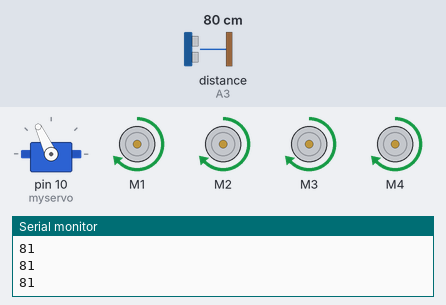
A sketch run on a simulated Arduino Uno, built with avr-gcc and run on an emulated ATmega328P. On the bench: servo, 4 × DC motor (green arrow = forward, orange = backward, longer = faster), the last lines printed to the serial monitor. Inputs (shaded band) come from the test bench; at power-on: distance to the obstacle (sensor on A3) 80 cm. The echo pulse lasts 58.3 µs per cm.

Above: at 3.9 s.
4.0 s: distance to the obstacle (sensor on A3) set to 17 cm
5.5 s: distance to the obstacle (sensor on A3) set to 13 cm
At 8.4 s:
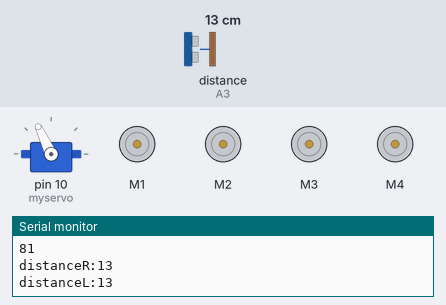
8.5 s: distance to the obstacle (sensor on A3) set to 18 cm
At 9.41 s:
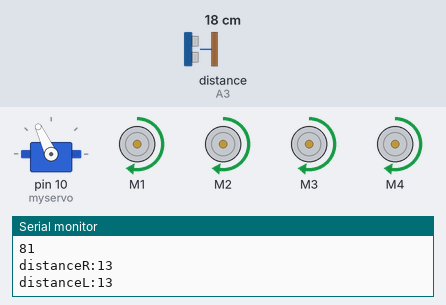
11.0 s: distance to the obstacle (sensor on A3) set to 2 cm
At 13.5 s:
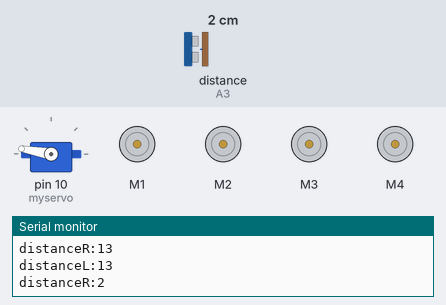
14.0 s: distance to the obstacle (sensor on A3) set to 35 cm
At 14.65 s:
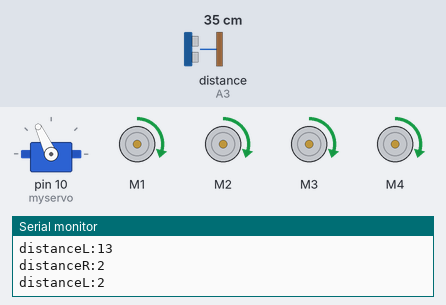
Timing chart, 0 to 17.0 s (numbered marks = the images above; inputs shaded):
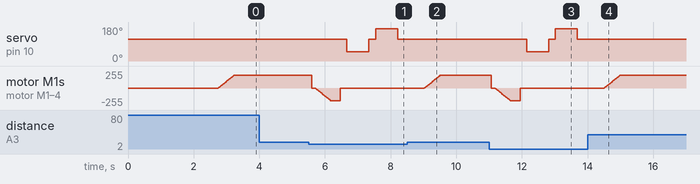

Measured:
- the behaviour switches between 16 and 15 cm on distance to the obstacle (sensor on A3) (found by bisection; images 0 and 1)
- after the input at 4.0 s, every drawn part: stays the same
- after the input at 5.5 s, servo on pin 10 (myservo): 115° → 50° after 1.2 s, → 115° 0.67 s later, → 170° 0.20 s later, → 115° 0.67 s later
- after the input at 8.5 s, servo on pin 10 (myservo): stays 115° (without the input it goes to 50° after 1.6 s)
- after the input at 11.0 s, servo on pin 10 (myservo): 115° → 50° after 1.1 s, → 115° 0.67 s later, → 170° 0.20 s later, → 115° 0.67 s later
- after the input at 14.0 s, servo on pin 10 (myservo): stays 115° (without the input it goes to 50° after 1.6 s)

The sketch:

MyRobot.ino
```cpp
/*
Program : Jaime Robot - MyFirstArduino
Author  : Jaime
Date    : 7/5/2022
Added Voice Control Code : 7/12/2022
Added Obstacle Avoidance Code : 7/14/2022
*/

#include <AFMotor.h>
#include <NewPing.h>
#include <Servo.h>

#define TRIG_PIN A4
#define ECHO_PIN A3
#define MAX_DISTANCE 200
#define MAX_SPEED 190
#define MAX_SPEED_OFFSET 20

NewPing sonar(TRIG_PIN, ECHO_PIN, MAX_DISTANCE);

// Initialize Motors
AF_DCMotor motor1(1, MOTOR12_1KHZ);
AF_DCMotor motor2(2, MOTOR12_1KHZ);
AF_DCMotor motor3(3, MOTOR34_1KHZ);
AF_DCMotor motor4(4, MOTOR34_1KHZ);
Servo myservo;

//input motions
int val;
String voice;

//Speed value can be between 0 to 255
int Speeed = 255;
boolean goesForward=false;
int distance = 100;
int speedSet = 0;

void setup() {
  // Set the baud rate to the bluetooth module
  Serial.begin(9600);
  myservo.attach(10 );
  myservo.write(115);
  delay(2000);
  distance = readPing();
  Serial.println(distance);
  delay(100);
  distance = readPing();
  Serial.println(distance);
  delay(100);
  distance = readPing();
  Serial.println(distance);
  delay(100);
  distance = readPing();
  Serial.println(distance);
  delay(100);
}

void loop() {
  //blueToothController();
  //voiceController();
  avoidObstacle();
}

void blueToothController()
{
if(Serial.available() > 0)
  {
    val = Serial.read();
    Serial.println(val);
    //Start with all the motors
    Stop();

    if(val == 'F')
    {
      moveForward();
    }
    if(val == 'B')
    {
      moveBackward();
    }
    if(val == 'L')
    {
      moveLeft();
    }
    if(val == 'R')
    {
      moveRight();
    }
    if(val == 'I')
    {
      moveTopRight();
    }
    if(val == 'G')
    {
      moveTopLeft();
    }
    if(val == 'J')
    {
      moveBottomRight();
    }
    if(val == 'H')
    {
      moveBottomLeft();
    }
    if(val == 'S')
    {
      Stop();
    }

  }
}

void voiceController()
{
  if(Serial.available()>0) {
  voice="";
  delay(2);
  voice = Serial.readString();
  delay(2);
  Serial.println(voice);

  if (voice == "turn left") {
      moveLeft();
  }else if (voice == "left") {
      moveLeft();
  }else if(voice == "turn right") {
      moveRight();
  }else if(voice == "right") {
      moveRight();
  }else if(voice == "move forward") {
      moveForward();
  }else if(voice == "move backward") {
      moveBackward();
  }else if(voice == "move front"){
      moveForward();
  }else if(voice == "reverse"){
      moveForward();
  }else if(voice == "move back"){
      moveBackward();
  }else if(voice == "stop"){
      Stop();
  }
 }
}

void avoidObstacle()
{
  int distanceR = 0;
  int distanceL =  0;
  delay(40);

  if(distance<=15)
  {
    Stop();
    delay(100);
    omoveBackward();
    delay(300);
    Stop();
    delay(200);
    distanceR = lookRight();
    Serial.print("distanceR:");
    Serial.println(distanceR);
    delay(200);
    distanceL = lookLeft();
    Serial.print("distanceL:");
    Serial.println(distanceL);
    delay(200);

    if(distanceR>=distanceL)
    {
      oturnRight();
      Stop();
    }else
    {
    oturnLeft();
    Stop();
    }
 }else
 {
  omoveForward();
 }
 distance = readPing();
}

int lookRight()
{
    myservo.write(50);
    delay(500);
    int distance = readPing();
    delay(100);
    myservo.write(115);
    return distance;
}

int lookLeft()
{
    myservo.write(170);
    delay(500);
    int distance = readPing();
    delay(100);
    myservo.write(115);
    return distance;
    delay(100);
}

int readPing() {
  delay(70);
  int cm = sonar.ping_cm();
  if(cm==0)
  {
    cm = 250;
  }
  return cm;
}

void moveForward()
{
  motor1.setSpeed(Speeed);
  motor1.run(FORWARD);

  motor2.setSpeed(Speeed);
  motor2.run(FORWARD);

  motor3.setSpeed(Speeed);
  motor3.run(FORWARD);

  motor4.setSpeed(Speeed);
  motor4.run(FORWARD);
}

void moveBackward()
{
  motor1.setSpeed(Speeed);
  motor1.run(BACKWARD);

  motor2.setSpeed(Speeed);
  motor2.run(BACKWARD);

  motor3.setSpeed(Speeed);
  motor3.run(BACKWARD);

  motor4.setSpeed(Speeed);
  motor4.run(BACKWARD);
}

void moveLeft()
{
  motor1.setSpeed(Speeed);
  motor1.run(BACKWARD);

  motor2.setSpeed(Speeed);
  motor2.run(BACKWARD);

  motor3.setSpeed(Speeed);
  motor3.run(FORWARD);

  motor4.setSpeed(Speeed);
  motor4.run(FORWARD);
}

void moveRight()
{
  motor1.setSpeed(Speeed);
  motor1.run(FORWARD);

  motor2.setSpeed(Speeed);
  motor2.run(FORWARD);

  motor3.setSpeed(Speeed);
  motor3.run(BACKWARD);

  motor4.setSpeed(Speeed);
  motor4.run(BACKWARD);
}

void moveTopLeft()
{
  motor1.setSpeed(Speeed);
  motor1.run(FORWARD);

  motor2.setSpeed(Speeed);
  motor2.run(FORWARD);

  motor3.setSpeed(Speeed / 3.1);
  motor3.run(FORWARD);

  motor4.setSpeed(Speeed / 3.1);
  motor4.run(FORWARD);
}

void moveTopRight()
{
  motor1.setSpeed(Speeed / 3.1);
  motor1.run(FORWARD);

  motor2.setSpeed(Speeed / 3.1);
  motor2.run(FORWARD);

  motor3.setSpeed(Speeed);
  motor3.run(FORWARD);

  motor4.setSpeed(Speeed);
  motor4.run(FORWARD);
}

void moveBottomLeft()
{
  motor1.setSpeed(Speeed);
  motor1.run(BACKWARD);

  motor2.setSpeed(Speeed);
  motor2.run(BACKWARD);

  motor3.setSpeed(Speeed / 3.1);
  motor3.run(BACKWARD);

  motor4.setSpeed(Speeed / 3.1);
  motor4.run(BACKWARD);
}

void moveBottomRight()
{
  motor1.setSpeed(Speeed / 3.1);
  motor1.run(BACKWARD);

  motor2.setSpeed(Speeed / 3.1);
  motor2.run(BACKWARD);

  motor3.setSpeed(Speeed);
  motor3.run(BACKWARD);

  motor4.setSpeed(Speeed);
  motor4.run(BACKWARD);
}

void Stop()
{
  motor1.setSpeed(0);
  motor1.run(RELEASE);

  motor2.setSpeed(0);
  motor2.run(RELEASE);

  motor3.setSpeed(0);
  motor3.run(RELEASE);

  motor4.setSpeed(0);
  motor4.run(RELEASE);
}

void omoveForward() {

 if(!goesForward)
  {
    goesForward=true;
    motor1.run(FORWARD);
    motor2.run(FORWARD);
    motor3.run(FORWARD);
    motor4.run(FORWARD);
   for (speedSet = 0; speedSet < MAX_SPEED; speedSet +=2)
   {
    motor1.setSpeed(speedSet);
    motor2.setSpeed(speedSet);
    motor3.setSpeed(speedSet);
    motor4.setSpeed(speedSet);
    delay(5);
   }
  }
}

void omoveBackward() {
    goesForward=false;
    motor1.run(BACKWARD);
    motor2.run(BACKWARD);
    motor3.run(BACKWARD);
    motor4.run(BACKWARD);
  for (speedSet = 0; speedSet < MAX_SPEED; speedSet +=2)
  {
    motor1.setSpeed(speedSet);
    motor2.setSpeed(speedSet);
    motor3.setSpeed(speedSet);
    motor4.setSpeed(speedSet);
    delay(5);
  }
}

void oturnRight() {
  motor1.run(FORWARD);
  motor2.run(FORWARD);
  motor3.run(BACKWARD);
  motor4.run(BACKWARD);
  delay(500);
  motor1.run(FORWARD);
  motor2.run(FORWARD);
  motor3.run(FORWARD);
  motor4.run(FORWARD);
}

void oturnLeft() {
  motor1.run(BACKWARD);
  motor2.run(BACKWARD);
  motor3.run(FORWARD);
  motor4.run(FORWARD);
  delay(500);
  motor1.run(FORWARD);
  motor2.run(FORWARD);
  motor3.run(FORWARD);
  motor4.run(FORWARD);
}
```
